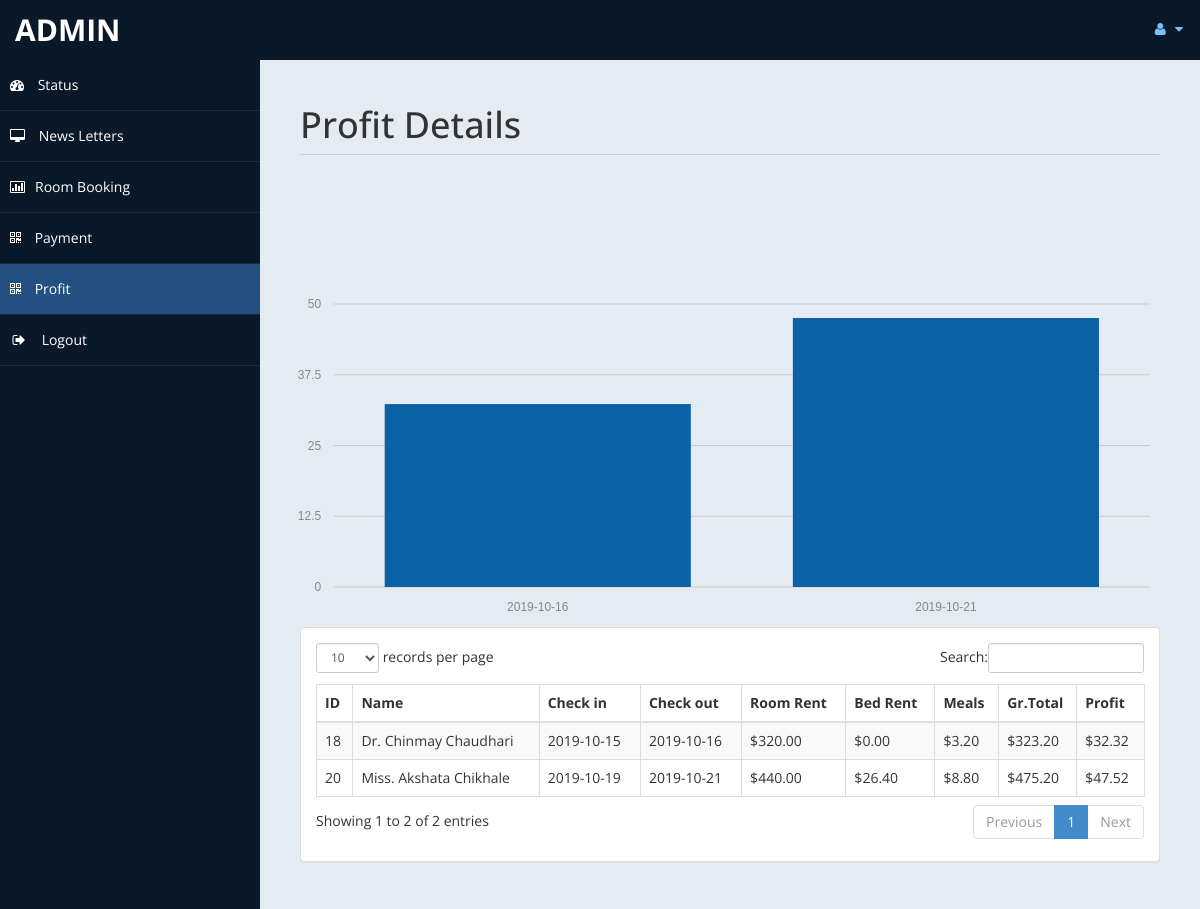
The app's page /admin/profit.php (signed in) with its own data.
### tables this page shows
CREATE TABLE `payment` (
  `id` int(11) DEFAULT NULL,
  `title` varchar(5) DEFAULT NULL,
  `fname` varchar(30) DEFAULT NULL,
  `lname` varchar(30) DEFAULT NULL,
  `troom` varchar(30) DEFAULT NULL,
  `tbed` varchar(30) DEFAULT NULL,
  `nroom` int(11) DEFAULT NULL,
  `cin` date DEFAULT NULL,
  `cout` date DEFAULT NULL,
  `ttot` double(8,2) DEFAULT NULL,
  `fintot` double(8,2) DEFAULT NULL,
  `mepr` double(8,2) DEFAULT NULL,
  `meal` varchar(30) DEFAULT NULL,
  `btot` double(8,2) DEFAULT NULL,
  `noofdays` int(11) DEFAULT NULL
);

### admin/profit.php (the view, shortened to what this page needs)
<!DOCTYPE html>
<html xmlns="http://www.w3.org/1999/xhtml">
<head>
    <link href="assets/css/bootstrap.css" rel="stylesheet" />
    <link href="assets/css/font-awesome.css" rel="stylesheet" />
	<link rel="stylesheet" href="assets/css/morris.css">
    <link href="assets/css/custom-styles.css" rel="stylesheet" />
    <link href="assets/js/dataTables/dataTables.bootstrap.css" rel="stylesheet" />
</head>
<body>
    <div id="wrapper">
        <nav class="navbar navbar-default top-navbar" role="navigation">
            <div class="navbar-header">
                <a class="navbar-brand" href="home.php"><?php echo $_SESSION["user"]; ?> </a>
            </div>
            <ul class="nav navbar-top-links navbar-right">
                <li class="dropdown">
                    <a class="dropdown-toggle" data-toggle="dropdown" href="#" aria-expanded="false">
                        <i class="fa fa-user fa-fw"></i> <i class="fa fa-caret-down"></i>
                    </a>
                </li>
            </ul>
        </nav>
        <nav class="navbar-default navbar-side" role="navigation">
            <div class="sidebar-collapse">
                <ul class="nav" id="main-menu">
                    <li>
                        <a href="home.php"><i class="fa fa-dashboard"></i> Status</a>
                    </li>
                    <li>
                        <a  href="messages.php"><i class="fa fa-desktop"></i> News Letters</a>
                    </li>
					<li>
                        <a href="roombook.php"><i class="fa fa-bar-chart-o"></i>Room Booking</a>
                    </li>
                    <li>
                        <a  href="payment.php"><i class="fa fa-qrcode"></i> Payment</a>
                    </li>
					 <li>
                        <a class="active-menu" href="profit.php"><i class="fa fa-qrcode"></i> Profit</a>
                    </li>
                    <li>
                        <a href="logout.php" ><i class="fa fa-sign-out fa-fw"></i> Logout</a>
                    </li>
            </div>
        </nav>
        <div id="page-wrapper" >
            <div id="page-inner">
			 <div class="row">
                    <div class="col-md-12">
                        <h1 class="page-header">
                           Profit Details<small> </small>
                        </h1>
                    </div>
                </div>
            <div class="row">
				<?php
				include('db.php');
?>
				<br>
				<br>
				<br>
				<br><div id="chart"></div>
                <div class="col-md-12">
                    <div class="panel panel-default">
                        <div class="panel-body">
                            <div class="table-responsive">
                                <table class="table table-striped table-bordered table-hover" id="dataTables-example">
                                    <thead>
                                        <tr>
											<th>ID</th>
                                            <th>Name</th>
                                            <th>Check in</th>
											<th>Check out</th>
                                            <th>Room Rent</th>
											<th>Bed Rent</th>
											<th>Meals </th>
											<th>Gr.Total</th>
											<th>Profit</th>
                                        </tr>
                                    </thead>
                                    <tbody>
									<?php
										$sql="select * from payment";
										$re = mysqli_query($con,$sql);
										while($row = mysqli_fetch_array($re))
										{
											$id = $row['id'];
											if($id % 2 ==1 )
											{
												echo"<tr class='gradeC'>
													<td>".$row['id']." </td>
													<td>".$row['title']." ".$row['fname']." ".$row['lname']."</td>
													<td>".$row['cin']."</td>
													<td>".$row['cout']."</td>
													<td>$".$row['ttot']."</td>
													<td>$".$row['mepr']."</td>
													<td>$".$row['btot']."</td>
													<td>$".$row['fintot']."</td>
													<td>$".$row['fintot']*10/100 ."</td>
													</tr>";
											}
											else
											{
												echo"<tr class='gradeU'>
													<td>".$row['id']." </td>
													<td>".$row['title']." ".$row['fname']." ".$row['lname']."</td>
													<td>".$row['cin']."</td>
													<td>".$row['cout']."</td>
													<td>$".$row['ttot']."</td>
													<td>$".$row['mepr']."</td>
													<td>$".$row['btot']."</td>
													<td>$".$row['fintot']."</td>
													<td>$".$row['fintot']*10/100 ."</td>
													</tr>";
											}
										}
									?>
                                    </tbody>
                                </table>
                            </div>
                        </div>
                    </div>
                </div>
            </div>
                </div>
            </div>
    </div>
</body>
</html>

### admin/assets/css/custom-styles.css (style rules this page uses)
body { font-family: 'Open Sans', sans-serif; }
#wrapper { width: 100%; background:#09192A; }
#page-wrapper { padding: 15px 15px; min-height: 600px; background:#E5EBF2; }
#page-inner { width:100%; margin:10px 20px 10px 0px; background-color:transparent; padding:10px; min-height:1200px; }
h1, .h1, h2, .h2, h3, .h3 { margin-top: 7px; margin-bottom: -5px; }
.page-header { padding-bottom: 9px; margin: 10px 0 45px; border-bottom: 1px solid #C7D1DD; }
.top-navbar { margin:0px; }
.top-navbar .navbar-brand { color: #fff; width: 260px; text-align: left; height: 60px; font-size: 30px; font-weight: 700; text-transform: uppercase; line-height: 30px; }
.top-navbar .nav > li { position: relative; display: inline-block; }
.top-navbar .nav > li > a { position: relative; display: block; padding: 19px 15px; color: #77C0FD; }
.active-menu { background-color:#225081!important; }
.sidebar-collapse , .sidebar-collapse .nav { background:none; }
.sidebar-collapse .nav { padding:0; }
.sidebar-collapse .nav > li > a { color:#fff; background:transparent; text-shadow:none; }
.sidebar-collapse > .nav > li > a { padding:15px 10px; }
.sidebar-collapse > .nav > li { border-bottom: 1px solid rgba(107, 108, 109, 0.19); }
.navbar-side { border:none; background-color: transparent; }
.top-navbar { background:#09192A; border-bottom:none; }
.top-navbar .nav > li > a > i { margin-right: 2px; }
.navbar-default { border:0px solid black; }
.navbar-header { background: #09192A; }
.nav > li > a > i { margin-right:10px; }
@media (min-width:768px) { #page-wrapper { margin: 0 0 0 260px; padding: 15px 30px; min-height: 1200px; } }
@media (min-width:768px) { .navbar-side { z-index: 1; position: absolute; width: 260px; } }
@media (min-width:768px) { .navbar { border-radius: 0px; } }

### records on screen
payment: id "18", title "Dr.", fname "Chinmay", lname "Chaudhari", cin "2019-10-15", cout "2019-10-16", ttot "320.00", mepr "0.00", btot "3.20", fintot "323.20", $row['fintot']*10/100 "32.32"
payment: id "20", title "Miss.", fname "Akshata", lname "Chikhale", cin "2019-10-19", cout "2019-10-21", ttot "440.00", mepr "26.40", btot "8.80", fintot "475.20", $row['fintot']*10/100 "47.52"

### other values on screen
$_SESSION["user"] "ADMIN"
